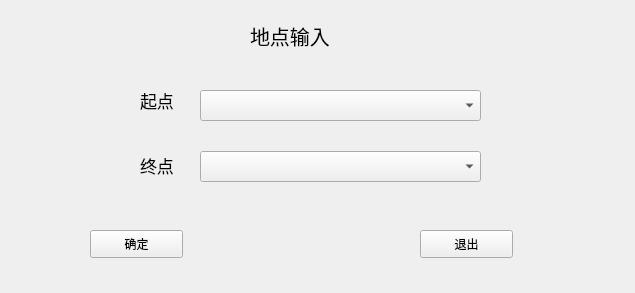
<?xml version="1.0" encoding="UTF-8"?>
<ui version="4.0">
 <class>QtWidgetsQU</class>
 <widget class="QWidget" name="QtWidgetsQU">
  <property name="geometry">
   <rect>
    <x>0</x>
    <y>0</y>
    <width>635</width>
    <height>293</height>
   </rect>
  </property>
  <property name="windowTitle">
   <string>文件加载</string>
  </property>
  <widget class="QLabel" name="labelWind">
   <property name="geometry">
    <rect>
     <x>250</x>
     <y>20</y>
     <width>111</width>
     <height>31</height>
    </rect>
   </property>
   <property name="font">
    <font>
     <pointsize>15</pointsize>
    </font>
   </property>
   <property name="text">
    <string>地点输入</string>
   </property>
  </widget>
  <widget class="QLabel" name="labelBegin">
   <property name="geometry">
    <rect>
     <x>140</x>
     <y>90</y>
     <width>51</width>
     <height>21</height>
    </rect>
   </property>
   <property name="font">
    <font>
     <pointsize>13</pointsize>
    </font>
   </property>
   <property name="text">
    <string>起点</string>
   </property>
  </widget>
  <widget class="QPushButton" name="pushButtonDone">
   <property name="geometry">
    <rect>
     <x>90</x>
     <y>230</y>
     <width>93</width>
     <height>28</height>
    </rect>
   </property>
   <property name="text">
    <string>确定</string>
   </property>
  </widget>
  <widget class="QPushButton" name="pushButtonQuit">
   <property name="geometry">
    <rect>
     <x>420</x>
     <y>230</y>
     <width>93</width>
     <height>28</height>
    </rect>
   </property>
   <property name="text">
    <string>退出</string>
   </property>
  </widget>
  <widget class="QLabel" name="labelEnd">
   <property name="geometry">
    <rect>
     <x>140</x>
     <y>150</y>
     <width>51</width>
     <height>31</height>
    </rect>
   </property>
   <property name="font">
    <font>
     <pointsize>13</pointsize>
    </font>
   </property>
   <property name="text">
    <string>终点</string>
   </property>
  </widget>
  <widget class="QComboBox" name="comboBoxBegin">
   <property name="geometry">
    <rect>
     <x>200</x>
     <y>90</y>
     <width>281</width>
     <height>31</height>
    </rect>
   </property>
  </widget>
  <widget class="QComboBox" name="comboBoxEnd">
   <property name="geometry">
    <rect>
     <x>200</x>
     <y>151</y>
     <width>281</width>
     <height>31</height>
    </rect>
   </property>
  </widget>
  <widget class="QLabel" name="labelHits">
   <property name="geometry">
    <rect>
     <x>60</x>
     <y>264</y>
     <width>491</width>
     <height>21</height>
    </rect>
   </property>
   <property name="text">
    <string/>
   </property>
  </widget>
 </widget>
 <resources/>
 <connections>
  <connection>
   <sender>pushButtonDone</sender>
   <signal>clicked()</signal>
   <receiver>QtWidgetsQU</receiver>
   <slot>Done()</slot>
   <hints>
    <hint type="sourcelabel">
     <x>136</x>
     <y>243</y>
    </hint>
    <hint type="destinationlabel">
     <x>317</x>
     <y>146</y>
    </hint>
   </hints>
  </connection>
  <connection>
   <sender>pushButtonQuit</sender>
   <signal>clicked()</signal>
   <receiver>QtWidgetsQU</receiver>
   <slot>close()</slot>
   <hints>
    <hint type="sourcelabel">
     <x>466</x>
     <y>243</y>
    </hint>
    <hint type="destinationlabel">
     <x>317</x>
     <y>146</y>
    </hint>
   </hints>
  </connection>
 </connections>
 <slots>
  <slot>Done()</slot>
 </slots>
</ui>
